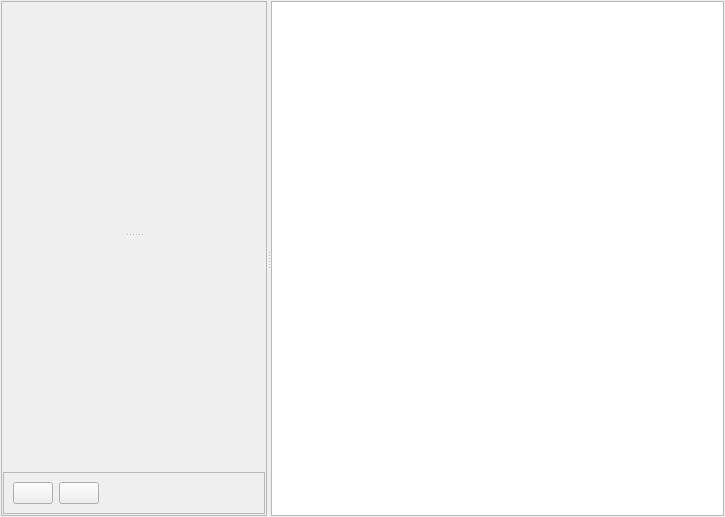
<?xml version="1.0" encoding="UTF-8"?>
<ui version="4.0">
 <class>VectorAnalysisVisualWidget</class>
 <widget class="QWidget" name="VectorAnalysisVisualWidget">
  <property name="geometry">
   <rect>
    <x>0</x>
    <y>0</y>
    <width>725</width>
    <height>517</height>
   </rect>
  </property>
  <property name="windowTitle">
   <string>Form</string>
  </property>
  <layout class="QHBoxLayout" name="horizontalLayout">
   <property name="spacing">
    <number>5</number>
   </property>
   <property name="leftMargin">
    <number>1</number>
   </property>
   <property name="topMargin">
    <number>1</number>
   </property>
   <property name="rightMargin">
    <number>1</number>
   </property>
   <property name="bottomMargin">
    <number>1</number>
   </property>
   <item>
    <widget class="QSplitter" name="splVertical">
     <property name="orientation">
      <enum>Qt::Horizontal</enum>
     </property>
     <widget class="QFrame" name="frDiags">
      <property name="frameShape">
       <enum>QFrame::StyledPanel</enum>
      </property>
      <property name="frameShadow">
       <enum>QFrame::Raised</enum>
      </property>
      <layout class="QVBoxLayout" name="verticalLayout">
       <property name="spacing">
        <number>5</number>
       </property>
       <property name="leftMargin">
        <number>1</number>
       </property>
       <property name="topMargin">
        <number>1</number>
       </property>
       <property name="rightMargin">
        <number>1</number>
       </property>
       <property name="bottomMargin">
        <number>1</number>
       </property>
       <item>
        <widget class="QSplitter" name="splHorizontal">
         <property name="orientation">
          <enum>Qt::Vertical</enum>
         </property>
         <widget class="AccumulationFunction" name="wgtAccumulationFunc" native="true"/>
         <widget class="QWidget" name="wgtVectorCloud" native="true"/>
        </widget>
       </item>
       <item>
        <widget class="QFrame" name="frCloudToolbar">
         <property name="frameShape">
          <enum>QFrame::StyledPanel</enum>
         </property>
         <property name="frameShadow">
          <enum>QFrame::Raised</enum>
         </property>
         <layout class="QHBoxLayout" name="horizontalLayout_2">
          <item>
           <widget class="QPushButton" name="btnPlus">
            <property name="text">
             <string/>
            </property>
            <property name="icon">
             <iconset resource="../../../../kernel.qrc">
              <normaloff>:/images/Plus.png</normaloff>:/images/Plus.png</iconset>
            </property>
            <property name="iconSize">
             <size>
              <width>22</width>
              <height>22</height>
             </size>
            </property>
           </widget>
          </item>
          <item>
           <widget class="QPushButton" name="btnMinus">
            <property name="text">
             <string/>
            </property>
            <property name="icon">
             <iconset resource="../../../../kernel.qrc">
              <normaloff>:/images/Minus.png</normaloff>:/images/Minus.png</iconset>
            </property>
            <property name="iconSize">
             <size>
              <width>22</width>
              <height>22</height>
             </size>
            </property>
           </widget>
          </item>
          <item>
           <spacer name="horizontalSpacer">
            <property name="orientation">
             <enum>Qt::Horizontal</enum>
            </property>
            <property name="sizeHint" stdset="0">
             <size>
              <width>40</width>
              <height>20</height>
             </size>
            </property>
           </spacer>
          </item>
         </layout>
        </widget>
       </item>
      </layout>
     </widget>
     <widget class="QTreeView" name="tvFactors"/>
    </widget>
   </item>
  </layout>
 </widget>
 <customwidgets>
  <customwidget>
   <class>AccumulationFunction</class>
   <extends>QWidget</extends>
   <header location="global">accumulationfunction.h</header>
   <container>1</container>
  </customwidget>
 </customwidgets>
 <resources>
  <include location="../../../../kernel.qrc"/>
 </resources>
 <connections>
  <connection>
   <sender>splVertical</sender>
   <signal>splitterMoved(int,int)</signal>
   <receiver>VectorAnalysisVisualWidget</receiver>
   <slot>splitterMoved(int,int)</slot>
   <hints>
    <hint type="sourcelabel">
     <x>271</x>
     <y>98</y>
    </hint>
    <hint type="destinationlabel">
     <x>724</x>
     <y>56</y>
    </hint>
   </hints>
  </connection>
  <connection>
   <sender>splHorizontal</sender>
   <signal>splitterMoved(int,int)</signal>
   <receiver>VectorAnalysisVisualWidget</receiver>
   <slot>splitterMoved(int,int)</slot>
   <hints>
    <hint type="sourcelabel">
     <x>165</x>
     <y>228</y>
    </hint>
    <hint type="destinationlabel">
     <x>725</x>
     <y>173</y>
    </hint>
   </hints>
  </connection>
 </connections>
 <slots>
  <slot>splitterMoved(int,int)</slot>
 </slots>
</ui>
